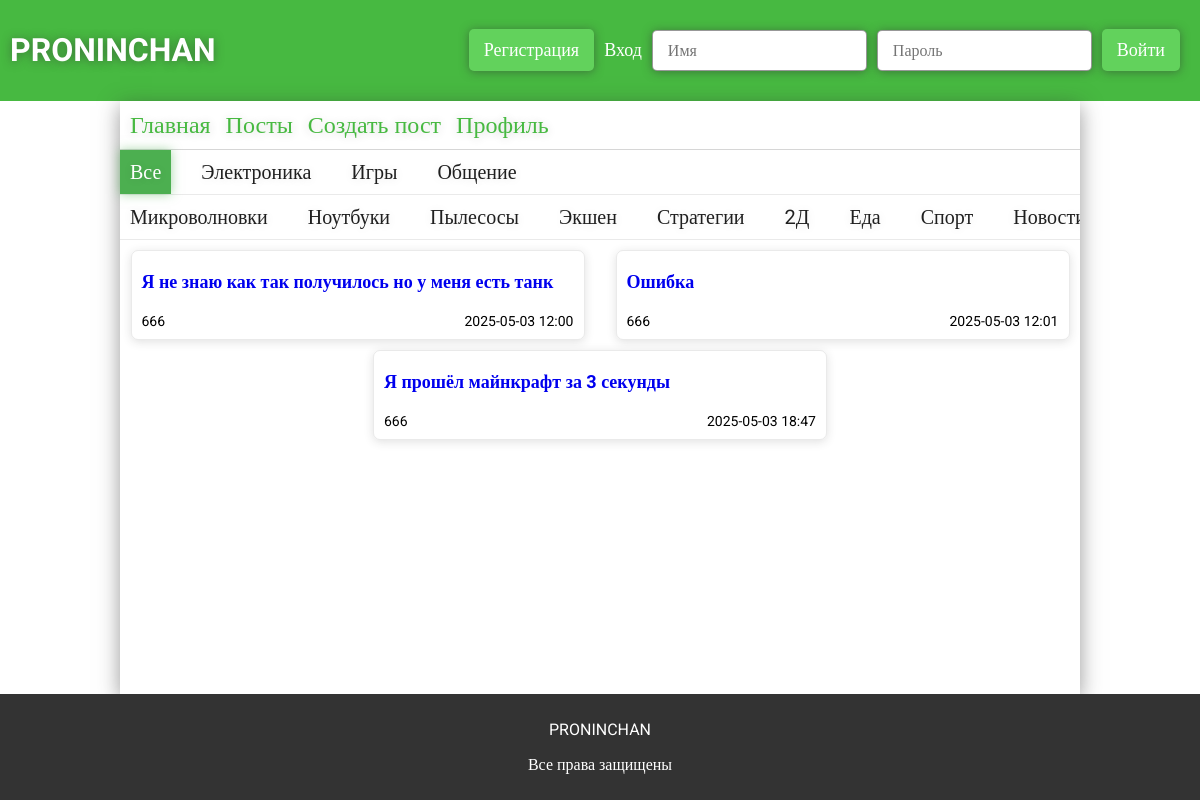
Page /posts on the earlier database version.
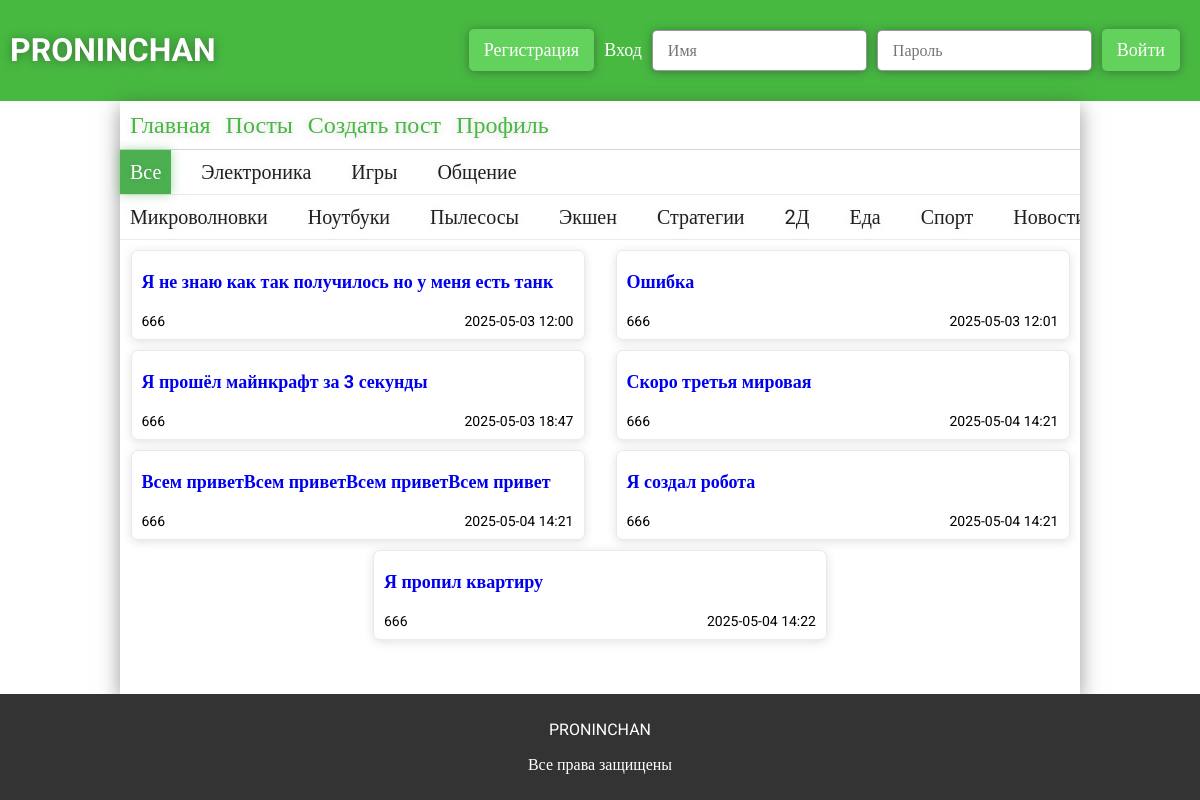
Same page on the later database version.
### app.py (models this page shows)
class ForumSections(db.Model):
    __tablename__ = 'forum_sections'
    id = db.Column(db.Integer, primary_key=True)
    section = db.Column(db.String(32), unique=True, nullable=False)
    category = db.relationship('ForumCategory', backref='section', lazy=True)
    posts = db.relationship('ForumPosts', backref='section', lazy=True)

class ForumCategory(db.Model):
    __tablename__ = 'forum_categories'
    id = db.Column(db.Integer, primary_key=True)
    category = db.Column(db.String(32), unique=True, nullable=False)
    section_id = db.Column(db.Integer, db.ForeignKey('forum_sections.id'), nullable=False)
    posts = db.relationship('ForumPosts', backref='category', lazy=True)

class ForumPosts(db.Model):
    __tablename__ = 'forum_posts'
    id = db.Column(db.Integer, primary_key=True)
    user_id = db.Column(db.Integer, db.ForeignKey('users.id'), nullable=False)
    theme = db.Column(db.String(124), nullable=False)
    text = db.Column(db.Text, nullable=False)
    section_id = db.Column(db.Integer, db.ForeignKey('forum_sections.id'), nullable=False)
    category_id = db.Column(db.Integer, db.ForeignKey('forum_categories.id'), nullable=False)
    created_at = db.Column(db.DateTime, default=datetime.now)
    user = db.relationship("Users", backref="posts")
    sections = db.relationship("ForumSections")
    categories = db.relationship("ForumCategory")

class Users(db.Model):
    __tablename__ = 'users'
    id = db.Column(db.Integer, primary_key=True)
    username = db.Column(db.String(32), unique=True, nullable=False)
    photo = db.Column(db.BLOB)
    email = db.Column(db.String(64), unique=True, nullable=False)
    password = db.Column(db.String(30), nullable=False)
    access = db.Column(db.String(64), nullable=False, default='user')

### app.py (the view)
@app.route('/posts')
def posts():
    sections = ForumSections.query.all()
    category = ForumCategory.query.all()
    posts = ForumPosts.query.all()
    return render_template('posts.html', posts=posts, category=category, sections=sections)

### templates/posts.html (shortened to what this page needs)
{% extends 'main.html' %}
{% block main %}
<link rel="stylesheet" href="{{url_for('static', filename='css/posts.css')}}">
<div class="posts">
    <div class="posts-sections">
        <p class="section" data-section-id="all">Все</p>
        {% for section in sections %}
            <p class="section" data-section-id="{{section.id}}">{{section.section}}</p>
        {% endfor %}
    </div>
    <div class="posts-categories">
        {% for category in category %}
            <p class="category" data-section-id="{{category.section_id}}" data-category-id="{{category.id}}">{{category.category}}</p>
        {% endfor %}
    </div>
    <div class="posts-container">
        {% for post in posts %}
            <div class="post" data-section-id="{{post.sections.id}}" data-category-id="{{post.categories.id}}">
                <a href="{{url_for('post', post=post.id)}}" class="post-theme">{{post.theme}}</a>
                <div>
                    <p>{{post.user.username}}</p>
                    <p>{{post.created_at.strftime('%Y-%m-%d %H:%M')}}</p>
                </div>
            </div>
        {% endfor %}
    </div>
</div>
{% endblock %}

### templates/main.html (shortened to what this page needs)
{% extends 'base.html' %}

### templates/base.html (shortened to what this page needs)
<!DOCTYPE html>
<html lang="en">
<head>
    <link rel="stylesheet" href="{{ url_for('static', filename='css/base.css') }}">
</head>
<body>
    <header class="header">
        <h1>PRONINCHAN</h1>
        <div>
            {% if not session['user'] %}
            <button id="reg-btn">Регистрация</button>
            <form action="" id="log-form">
                <p id="log-message">Вход</p>
                <input type="text" name="login" id="login" placeholder="Имя">
                <input type="password" name="password" id="password" placeholder="Пароль">
                <button>Войти</button>
            </form>
            {% else %}
                <button><a href="logout">Выйти</a></button>
            {% endif %}
        </div>
    </header>
    <main class="main">
        <div class="main-links">
            <a href="{{url_for('main')}}">Главная</a>
            <a href="{{url_for('posts')}}">Посты</a>
            <a href="{{url_for('create')}}">Создать пост</a>
            <a href="{{url_for('profile')}}">Профиль</a>
        </div>
        {% block main %}{% endblock %}
    </main>
    <footer class="footer">
        <p>PRONINCHAN</p>
        <p>Все права защищены</p>
    </footer>
</body>
</html>

### static/css/base.css (style rules this page uses)
* { font-family: "Roboto"; }
body { margin: 0; padding: 0; display: flex; flex-direction: column; min-height: 100vh; }
header { padding: 10px; background-color: #47b941; display: flex; justify-content: space-between; align-items: center; }
header h1 { color: white; text-shadow: 0 1px 10px rgba(51, 51, 51, 0.5); }
header div { display: flex; align-items: center; }
header div form { display: flex; align-items: center; gap: 10px; }
header div button { padding: 10px 15px; border: none; border-radius: 5px; background-color: #62d25c; color: white; margin-right: 10px; font-size: 18px; cursor: pointer; transition: 0.3s ease; box-shadow: 0 1px 10px rgba(51, 51, 51, 0.5); }
header div input { margin: 0; padding: 10px 15px; border-radius: 5px; font-size: 16px; border: 1px solid rgba(51, 51, 51, 0.5); box-shadow: 0 1px 10px rgba(51, 51, 51, 0.5); }
header div p { font-size: 18px; color: white; }
.main { box-shadow: 0px 5px 20px rgba(51, 51, 51, 0.5); width: 80%; margin: 0 auto; display: flex; flex-direction: column; flex: 1; }
.main .main-links { padding: 10px; display: flex; gap: 15px; font-size: 24px; border-bottom: 1px solid rgba(51, 51, 51, 0.2); }
.main .main-links a { text-decoration: none; color: #47b941; transition: 0.3s ease; text-shadow: 0 1px 10px rgba(51, 51, 51, 0.2); }
.footer { background-color: rgb(51, 51, 51); color: white; text-align: center; padding: 10px; }

### static/css/posts.css (style rules this page uses)
.posts .posts-sections, .posts .posts-categories { display: flex; border-bottom: 1px solid rgba(51, 51, 51, 0.1); gap: 20px; transition: 0.3s ease; }
.posts .posts-sections p, .posts .posts-categories p { margin: 0; padding: 10px 10px; cursor: pointer; font-size: 20px; color: rgb(31, 31, 31); text-shadow: 0 1px 10px rgba(51, 51, 51, 0.1); }
.posts .posts-categories { overflow: hidden; }
.posts .posts-container { margin-top: 10px; display: flex; flex-wrap: wrap; gap: 10px; justify-content: space-around; }
.posts .posts-container .post { width: 45%; padding: 10px; max-height: 100px; border: 1px solid rgba(51, 51, 51, 0.1); box-shadow: 0 2px 10px rgba(51, 51, 51, 0.15); border-radius: 7px; overflow: hidden; display: flex; flex-direction: column; flex-wrap: wrap; }
.posts .posts-container .post .post-theme { flex: 1; text-decoration: none; font-size: 18px; font-weight: bolder; margin: 10px 0; }
.posts .posts-container .post div { display: flex; justify-content: space-between; font-size: 14px; }
.posts .posts-container .post div p { margin: 0; margin-top: 10px; }
.active { background-color: #4CAF50; color: white !important; box-shadow: 0 0 10px rgba(76, 175, 80, 0.5); text-shadow: 0 1px 10px rgba(51, 51, 51, 0.1); }

Differences in the rows shown:
added ForumPosts: theme "Скоро третья мировая", user.username "666", created_at "2025-05-04 14:21"
added ForumPosts: theme "Всем приветВсем приветВсем приветВсем привет", user.username "666", created_at "2025-05-04 14:21"
added ForumPosts: theme "Я создал робота", user.username "666", created_at "2025-05-04 14:21"
added ForumPosts: theme "Я пропил квартиру", user.username "666", created_at "2025-05-04 14:22"
